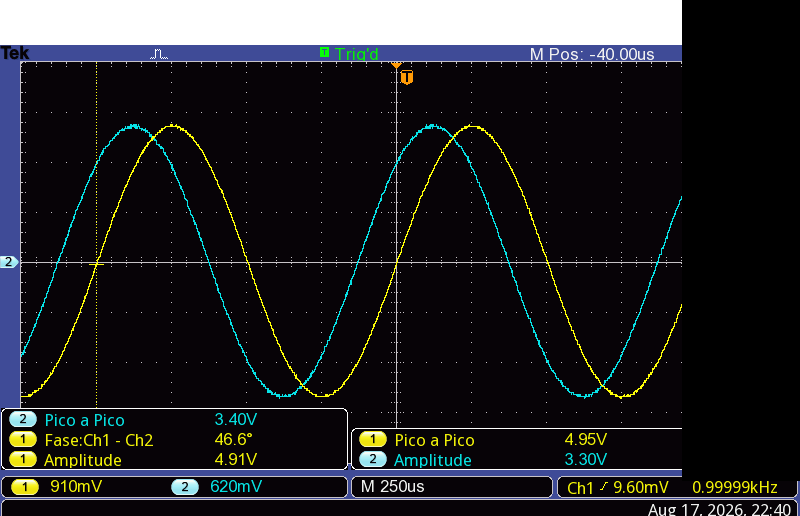
#> input picture E03/build/figs/PA_1000hz_cortada.png, 800 x 516 px, given in place of posicao_1_3.png, which was not available
$ jupyter execute --allow-errors E04.ipynb   (text cells are left out)
#> lines starting #> are read from the running program, lines starting #| are printed output that depends on the picture; pictures that were not available may be replaced by others from this repository, and a replacement may not be noted
[cell 1]
import os
import numpy as np
import matplotlib.pyplot as plt
from PIL import Image, ImageDraw
import openpyxl
from uncertainties import ufloat, umath

FIGS_DIR = "build/figs"
os.makedirs(FIGS_DIR, exist_ok=True)

plt.rcParams.update({
    "figure.dpi": 150,
    "font.size": 11,
    "axes.grid": True,
    "grid.alpha": 0.3,
})

[cell 2]
import re

def parse_num(value):
    if isinstance(value, (int, float)):
        return float(value)
    m = re.search(r"(-?\d+\.?\d*)", str(value))
    return float(m.group(1))

#> (the rest of this cell did not finish here and is left out)

[cell 3]
SIGMA_MOD_REL = 0.03   # 3% (exatidão vertical típica)
SIGMA_MOD_FLOOR = 0.1  # Vpp (piso de resolução de tela)
SIGMA_FASE_DEG = 1.0   # graus (resolução do medidor de fase, estimativa conservadora)

def sigma_mod(mod_vpp):
    return max(SIGMA_MOD_REL * mod_vpp, SIGMA_MOD_FLOOR)

#> (the rest of this cell did not finish here and is left out)

#> (a cell that did not finish here is left out)

[cell 5]
def fasor(mod, fase_deg, sigma_m, sigma_f_deg):
    fase = ufloat(np.deg2rad(fase_deg), np.deg2rad(sigma_f_deg))
    m = ufloat(mod, sigma_m)
    re = m * umath.cos(fase)
    im = m * umath.sin(fase)
    return re, im

def modulo_fase(re, im):
    mod = umath.sqrt(re**2 + im**2)
    fase_deg = umath.atan2(im, re) * 180 / np.pi
    return mod, fase_deg

#> (the rest of this cell did not finish here and is left out)

#> (a cell that did not finish here is left out)

#> (a cell that did not finish here is left out)

[cell 8]
def to_rms(v_pp):
    return v_pp / (2 * np.sqrt(2))

#> (the rest of this cell did not finish here and is left out)

#> (a cell that did not finish here is left out)

#> (a cell that did not finish here is left out)

[cell 11]
def polar_to_xy(mod, fase_deg):
    fase = np.deg2rad(fase_deg)
    return mod * np.cos(fase), mod * np.sin(fase)

fig, axs = plt.subplots(1, 2, figsize=(11, 5))

# painel (a): V_R, V_L, V_C com origem comum (medido vs teorico)
ax = axs[0]
#> (the rest of this cell did not finish here and is left out)

[cell 12]
fig, axs = plt.subplots(1, 2, figsize=(10, 4.2))

labels = ["$V_L$", "$V_C$"]

ax = axs[0]
#> (the rest of this cell did not finish here and is left out)

[cell 13]
def processar_captura(nome_entrada, nome_saida):
#> called with nome_entrada = 'posicao_1_3', nome_saida = 'posicao_1_3_cortada'
    im = Image.open(f"Images/{nome_entrada}.png").convert("RGB")
#> im is the input picture: PIL image 800x516 RGB; mean R, G, B 35.5, 35.3, 39
    draw = ImageDraw.Draw(im)
    draw.rectangle([693, 0, 800, 470], fill=(255, 255, 255))  # apaga menu lateral "Medidas"
    im_cortada = im.crop((0, 0, 800, 525))  # remove rodapé com modelo/timestamp
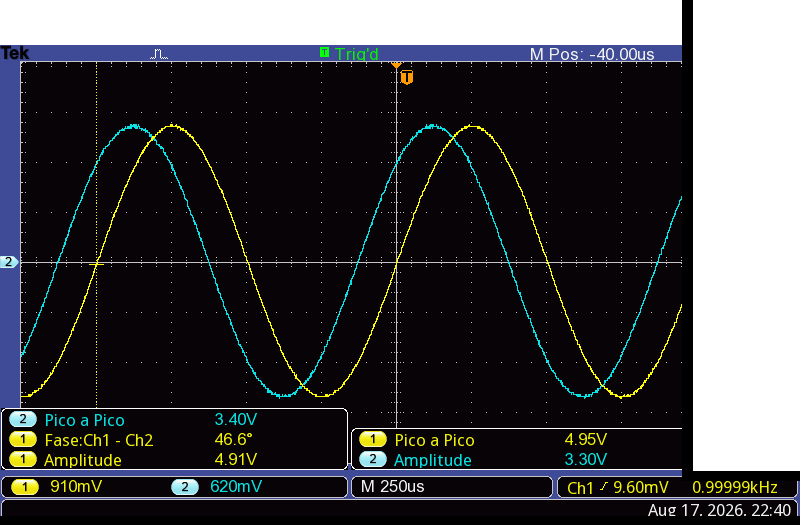
#> im_cortada: PIL image 800x525 RGB; mean R, G, B 65.5, 65.3, 68.9
    im_cortada.save(f"{FIGS_DIR}/{nome_saida}.png")
    return im_cortada

img1 = processar_captura("posicao_1_3", "posicao_1_3_cortada")
img2 = processar_captura("posicao_2_3", "posicao_2_3_cortada")
#> call 2 of processar_captura, with nome_entrada = 'posicao_2_3', nome_saida = 'posicao_2_3_cortada'
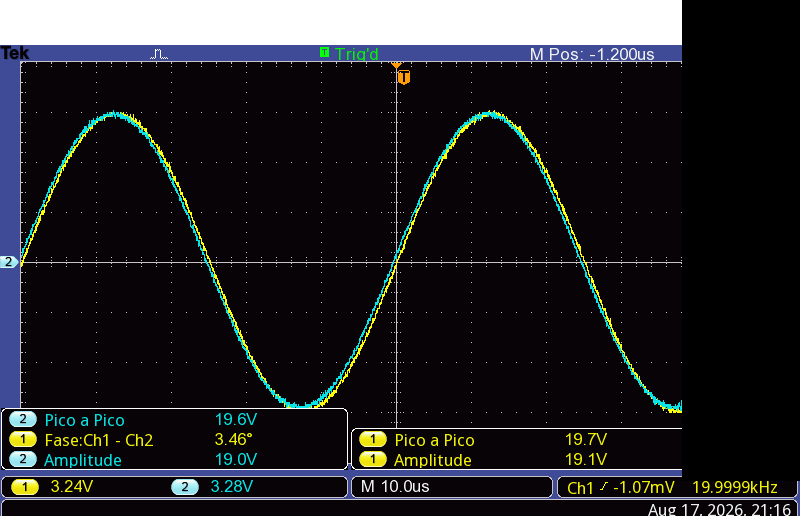
#> input picture E03/build/figs/PA_20000hz_cortada.png, 800 x 516 px, given in place of posicao_2_3.png, which was not available
#> in processar_captura, im is the input picture: PIL image 800x516 RGB; mean R, G, B 35.5, 35.7, 39.3
#> in processar_captura (call 2), `im_cortada = im.crop((0, 0, 800, 525))`:
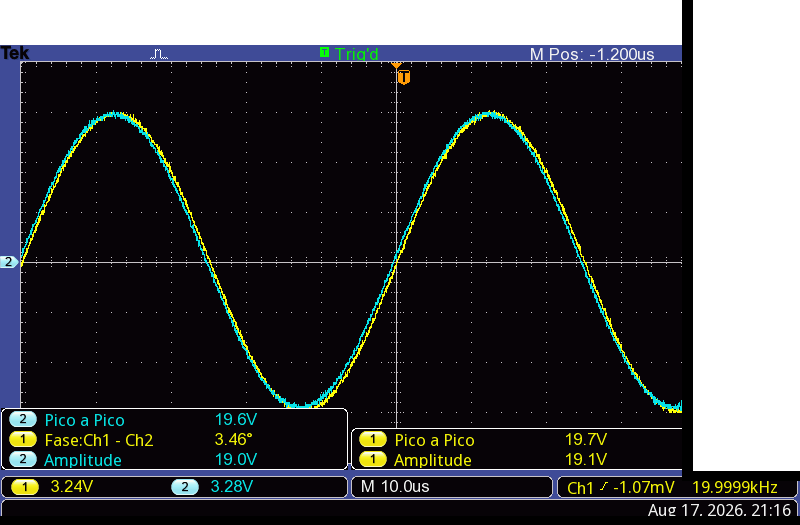
#> im_cortada: PIL image 800x525 RGB; mean R, G, B 65.5, 65.7, 69.2
print("Imagens processadas e salvas em", FIGS_DIR)
